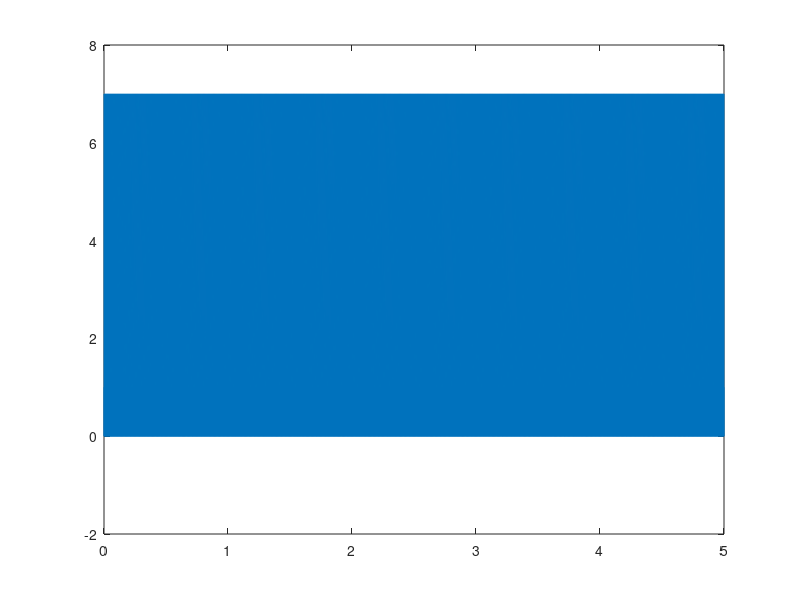
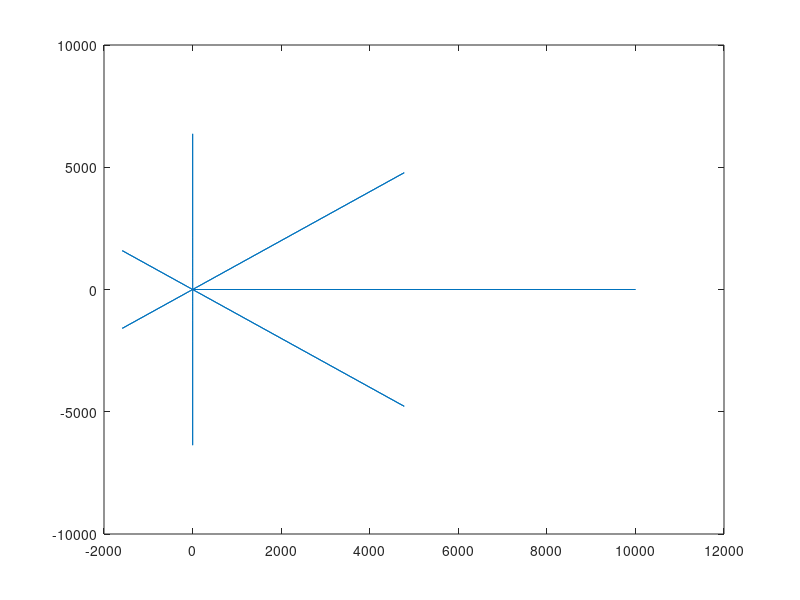

Write the MATLAB code that produced these figures, in order.
clear
clc

t0 = 0;
tend = 5;

Fs = 1000;
step = 1/Fs;
t = t0:step:tend;

x = 2 + 3*cos(500*pi*t) + 2*cos(1000*pi*t) + 3*sin(2000*pi*t);
figure()
plot(t,x)

x_fft = fft(x);
figure()
plot(x_fft)